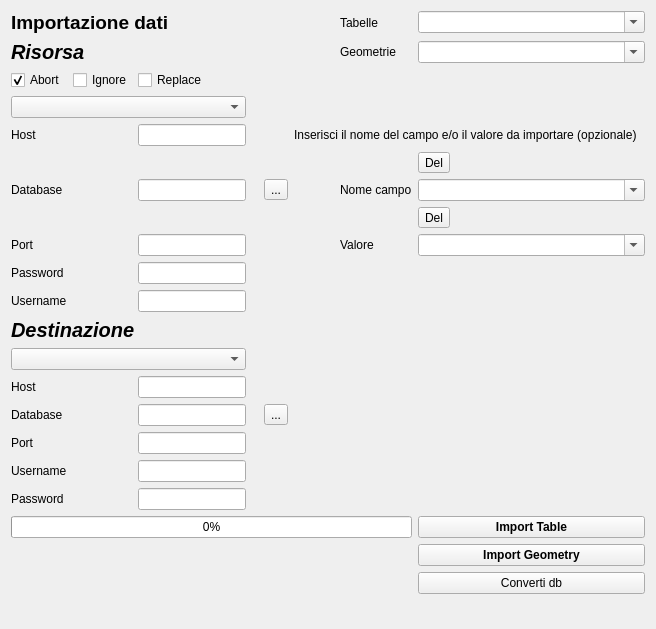
     <widget class="QWidget" name="tab_3">
      <attribute name="title">
       <string>Tool di importazione</string>
      </attribute>
      <layout class="QGridLayout" name="gridLayout_17">
       <item row="0" column="0" rowspan="2" colspan="2">
        <layout class="QGridLayout" name="gridLayout_6">
         <item row="19" column="0">
          <widget class="QLabel" name="label_28">
           <property name="text">
            <string>Username</string>
           </property>
          </widget>
         </item>
         <item row="4" column="0">
          <widget class="QLabel" name="label_17">
           <property name="text">
            <string>Host</string>
           </property>
          </widget>
         </item>
         <item row="15" column="0" colspan="3">
          <widget class="QComboBox" name="comboBox_server_wt">
           <property name="minimumSize">
            <size>
             <width>20</width>
             <height>0</height>
            </size>
           </property>
           <item>
            <property name="text">
             <string/>
            </property>
           </item>
           <item>
            <property name="text">
             <string>sqlite</string>
            </property>
           </item>
           <item>
            <property name="text">
             <string>postgres</string>
            </property>
           </item>
          </widget>
         </item>
         <item row="2" column="0">
          <widget class="QCheckBox" name="checkBox_abort">
           <property name="text">
            <string>Abort</string>
           </property>
           <property name="checked">
            <bool>true</bool>
           </property>
           <property name="autoRepeat">
            <bool>true</bool>
           </property>
           <property name="autoExclusive">
            <bool>true</bool>
           </property>
          </widget>
         </item>
         <item row="0" column="7">
          <widget class="QLabel" name="label_21">
           <property name="text">
            <string>Tabelle</string>
           </property>
          </widget>
         </item>
         <item row="23" column="8">
          <widget class="QPushButton" name="pushButton_convert_db">
           <property name="enabled">
            <bool>true</bool>
           </property>
           <property name="text">
            <string>Converti db</string>
           </property>
          </widget>
         </item>
         <item row="12" column="2">
          <widget class="QLineEdit" name="lineEdit_username_rd">
           <property name="text">
            <string/>
           </property>
          </widget>
         </item>
         <item row="17" column="2">
          <widget class="QLineEdit" name="lineEdit_database_wt">
           <property name="text">
            <string/>
           </property>
           <property name="placeholderText">
            <string/>
           </property>
          </widget>
         </item>
         <item row="6" column="8">
          <widget class="QComboBox" name="mFeature_field_rd">
           <property name="editable">
            <bool>true</bool>
           </property>
          </widget>
         </item>
         <item row="5" column="8">
          <widget class="QToolButton" name="toolButton">
           <property name="text">
            <string>Del</string>
           </property>
          </widget>
         </item>
         <item row="6" column="0">
          <widget class="QLabel" name="label_20">
           <property name="text">
            <string>Database</string>
           </property>
          </widget>
         </item>
         <item row="0" column="0" colspan="3">
          <widget class="QLabel" name="label_59">
           <property name="font">
            <font>
             <pointsize>14</pointsize>
             <weight>75</weight>
             <bold>true</bold>
            </font>
           </property>
           <property name="text">
            <string>Importazione dati</string>
           </property>
          </widget>
         </item>
         <item row="16" column="2">
          <widget class="QLineEdit" name="lineEdit_host_wt"/>
         </item>
         <item row="24" column="2">
          <spacer name="verticalSpacer">
           <property name="orientation">
            <enum>Qt::Vertical</enum>
           </property>
           <property name="sizeHint" stdset="0">
            <size>
             <width>20</width>
             <height>24</height>
            </size>
           </property>
          </spacer>
         </item>
         <item row="21" column="8">
          <widget class="QPushButton" name="pushButton_import">
           <property name="font">
            <font>
             <pointsize>9</pointsize>
             <weight>75</weight>
             <bold>true</bold>
            </font>
           </property>
           <property name="text">
            <string>Import Table</string>
           </property>
           <property name="icon">
            <iconset resource="../../resources/resources.qrc">
             <normaloff>:/icons/insert_table.png</normaloff>:/icons/insert_table.png</iconset>
           </property>
          </widget>
         </item>
         <item row="1" column="0" colspan="3">
          <widget class="QLabel" name="label_60">
           <property name="font">
            <font>
             <pointsize>15</pointsize>
             <weight>75</weight>
             <italic>true</italic>
             <bold>true</bold>
            </font>
           </property>
           <property name="text">
            <string>Risorsa</string>
           </property>
          </widget>
         </item>
         <item row="4" column="2">
          <widget class="QLineEdit" name="lineEdit_host_rd">
           <property name="text">
            <string/>
           </property>
          </widget>
         </item>
         <item row="19" column="2">
          <widget class="QLineEdit" name="lineEdit_username_wt"/>
         </item>
         <item row="8" column="2">
          <widget class="QLineEdit" name="lineEdit_port_rd">
           <property name="text">
            <string/>
           </property>
          </widget>
         </item>
         <item row="14" column="0" colspan="3">
          <widget class="QLabel" name="label_61">
           <property name="font">
            <font>
             <pointsize>15</pointsize>
             <weight>75</weight>
             <italic>true</italic>
             <bold>true</bold>
            </font>
           </property>
           <property name="text">
            <string>Destinazione</string>
           </property>
          </widget>
         </item>
         <item row="8" column="7">
          <widget class="QLabel" name="label_23">
           <property name="text">
            <string>Valore</string>
           </property>
          </widget>
         </item>
         <item row="6" column="5">
          <widget class="QToolButton" name="toolButton_set_dbsqlite1">
           <property name="text">
            <string>...</string>
           </property>
          </widget>
         </item>
         <item row="18" column="0">
          <widget class="QLabel" name="label_57">
           <property name="text">
            <string>Port</string>
           </property>
          </widget>
         </item>
         <item row="11" column="2">
          <widget class="QgsPasswordLineEdit" name="lineEdit_pass_rd">
           <property name="showLockIcon">
            <bool>true</bool>
           </property>
          </widget>
         </item>
         <item row="6" column="7">
          <widget class="QLabel" name="label_62">
           <property name="text">
            <string>Nome campo</string>
           </property>
          </widget>
         </item>
         <item row="2" column="1">
          <widget class="QCheckBox" name="checkBox_ignore">
           <property name="enabled">
            <bool>true</bool>
           </property>
           <property name="text">
            <string>Ignore</string>
           </property>
           <property name="checked">
            <bool>false</bool>
           </property>
           <property name="autoRepeat">
            <bool>true</bool>
           </property>
           <property name="autoExclusive">
            <bool>true</bool>
           </property>
           <property name="tristate">
            <bool>false</bool>
           </property>
          </widget>
         </item>
         <item row="17" column="5">
          <widget class="QToolButton" name="toolButton_set_dbsqlite2">
           <property name="text">
            <string>...</string>
           </property>
          </widget>
         </item>
         <item row="6" column="6">
          <spacer name="horizontalSpacer_2">
           <property name="orientation">
            <enum>Qt::Horizontal</enum>
           </property>
           <property name="sizeHint" stdset="0">
            <size>
             <width>40</width>
             <height>20</height>
            </size>
           </property>
          </spacer>
         </item>
         <item row="22" column="8">
          <widget class="QPushButton" name="pushButton_import_geometry">
           <property name="enabled">
            <bool>true</bool>
           </property>
           <property name="font">
            <font>
             <pointsize>9</pointsize>
             <weight>75</weight>
             <bold>true</bold>
            </font>
           </property>
           <property name="text">
            <string>Import Geometry</string>
           </property>
           <property name="icon">
            <iconset resource="../../resources/resources.qrc">
             <normaloff>:/icons/insert_geometry.png</normaloff>:/icons/insert_geometry.png</iconset>
           </property>
          </widget>
         </item>
         <item row="1" column="8">
          <widget class="QComboBox" name="comboBox_geometry_read">
           <property name="enabled">
            <bool>true</bool>
           </property>
           <property name="editable">
            <bool>true</bool>
           </property>
           <item>
            <property name="text">
             <string/>
            </property>
           </item>
           <item>
            <property name="text">
             <string>PYSITO_POLYGON</string>
            </property>
            <property name="icon">
             <iconset resource="../../resources/resources.qrc">
              <normaloff>:/icons/iconSite.png</normaloff>:/icons/iconSite.png</iconset>
            </property>
           </item>
           <item>
            <property name="text">
             <string>PYSITO_POINT</string>
            </property>
            <property name="icon">
             <iconset resource="../../resources/resources.qrc">
              <normaloff>:/icons/iconSite.png</normaloff>:/icons/iconSite.png</iconset>
            </property>
           </item>
           <item>
            <property name="text">
             <string>PYUS</string>
            </property>
            <property name="icon">
             <iconset resource="../../resources/resources.qrc">
              <normaloff>:/icons/IconPAI.png</normaloff>:/icons/IconPAI.png</iconset>
            </property>
           </item>
           <item>
            <property name="text">
             <string>PYUSM</string>
            </property>
            <property name="icon">
             <iconset resource="../../resources/resources.qrc">
              <normaloff>:/icons/IconPAI.png</normaloff>:/icons/IconPAI.png</iconset>
            </property>
           </item>
           <item>
            <property name="text">
             <string>PYQUOTE</string>
            </property>
            <property name="icon">
             <iconset resource="../../resources/resources.qrc">
              <normaloff>:/icons/IconPAI.png</normaloff>:/icons/IconPAI.png</iconset>
            </property>
           </item>
           <item>
            <property name="text">
             <string>PYQUOTEUSM</string>
            </property>
            <property name="icon">
             <iconset resource="../../resources/resources.qrc">
              <normaloff>:/icons/IconPAI.png</normaloff>:/icons/IconPAI.png</iconset>
            </property>
           </item>
           <item>
            <property name="text">
             <string>PYUS_NEGATIVE</string>
            </property>
            <property name="icon">
             <iconset resource="../../resources/resources.qrc">
              <normaloff>:/icons/IconPAI.png</normaloff>:/icons/IconPAI.png</iconset>
            </property>
           </item>
           <item>
            <property name="text">
             <string>PYSTRUTTURE</string>
            </property>
            <property name="icon">
             <iconset resource="../../resources/resources.qrc">
              <normaloff>:/icons/iconStrutt.png</normaloff>:/icons/iconStrutt.png</iconset>
            </property>
           </item>
           <item>
            <property name="text">
             <string>PYREPERTI</string>
            </property>
            <property name="icon">
             <iconset resource="../../resources/resources.qrc">
              <normaloff>:/icons/finds.png</normaloff>:/icons/finds.png</iconset>
            </property>
           </item>
           <item>
            <property name="text">
             <string>PYINDIVIDUI</string>
            </property>
            <property name="icon">
             <iconset resource="../../resources/resources.qrc">
              <normaloff>:/icons/iconIND.png</normaloff>:/icons/iconIND.png</iconset>
            </property>
           </item>
           <item>
            <property name="text">
             <string>PYCAMPIONI</string>
            </property>
            <property name="icon">
             <iconset resource="../../resources/resources.qrc">
              <normaloff>:/icons/champion.png</normaloff>:/icons/champion.png</iconset>
            </property>
           </item>
           <item>
            <property name="text">
             <string>PYTOMBA</string>
            </property>
            <property name="icon">
             <iconset resource="../../resources/resources.qrc">
              <normaloff>:/icons/iconGrave.png</normaloff>:/icons/iconGrave.png</iconset>
            </property>
           </item>
           <item>
            <property name="text">
             <string>PYSEZIONI</string>
            </property>
            <property name="icon">
             <iconset resource="../../resources/resources.qrc">
              <normaloff>:/icons/iconUT.png</normaloff>:/icons/iconUT.png</iconset>
            </property>
           </item>
           <item>
            <property name="text">
             <string>PYDOCUMENTAZIONE</string>
            </property>
            <property name="icon">
             <iconset resource="../../resources/resources.qrc">
              <normaloff>:/icons/sheet.png</normaloff>:/icons/sheet.png</iconset>
            </property>
           </item>
           <item>
            <property name="text">
             <string>PYLINEERIFERIMENTO</string>
            </property>
            <property name="icon">
             <iconset resource="../../resources/resources.qrc">
              <normaloff>:/icons/tracking-icon.png</normaloff>:/icons/tracking-icon.png</iconset>
            </property>
           </item>
           <item>
            <property name="text">
             <string>PYRIPARTIZIONI_SPAZIALI</string>
            </property>
            <property name="icon">
             <iconset resource="../../resources/resources.qrc">
              <normaloff>:/icons/tracking-icon.png</normaloff>:/icons/tracking-icon.png</iconset>
            </property>
           </item>
          </widget>
         </item>
         <item row="12" column="0">
          <widget class="QLabel" name="label_18">
           <property name="text">
            <string>Username</string>
           </property>
          </widget>
         </item>
         <item row="21" column="0" colspan="8">
          <widget class="QProgressBar" name="progress_bar">
           <property name="value">
            <number>0</number>
           </property>
          </widget>
         </item>
         <item row="8" column="0">
          <widget class="QLabel" name="label_25">
           <property name="text">
            <string>Port</string>
           </property>
          </widget>
         </item>
         <item row="18" column="2">
          <widget class="QLineEdit" name="lineEdit_port_wt"/>
         </item>
         <item row="20" column="0">
          <widget class="QLabel" name="label_29">
           <property name="text">
            <string>Password</string>
           </property>
          </widget>
         </item>
         <item row="6" column="2">
          <widget class="QLineEdit" name="lineEdit_database_rd">
           <property name="text">
            <string/>
           </property>
           <property name="placeholderText">
            <string/>
           </property>
          </widget>
         </item>
         <item row="16" column="0">
          <widget class="QLabel" name="label_27">
           <property name="text">
            <string>Host</string>
           </property>
          </widget>
         </item>
         <item row="0" column="8">
          <widget class="QComboBox" name="comboBox_mapper_read">
           <property name="editable">
            <bool>true</bool>
           </property>
           <item>
            <property name="text">
             <string/>
            </property>
           </item>
           <item>
            <property name="text">
             <string>SITE</string>
            </property>
            <property name="icon">
             <iconset resource="../../resources/resources.qrc">
              <normaloff>:/icons/iconSite.png</normaloff>:/icons/iconSite.png</iconset>
            </property>
           </item>
           <item>
            <property name="text">
             <string>US</string>
            </property>
            <property name="icon">
             <iconset resource="../../resources/resources.qrc">
              <normaloff>:/icons/iconsus.png</normaloff>:/icons/iconsus.png</iconset>
            </property>
           </item>
           <item>
            <property name="text">
             <string>PERIODIZZAZIONE</string>
            </property>
            <property name="icon">
             <iconset resource="../../resources/resources.qrc">
              <normaloff>:/icons/iconPER.png</normaloff>:/icons/iconPER.png</iconset>
            </property>
           </item>
           <item>
            <property name="text">
             <string>INVENTARIO_MATERIALI</string>
            </property>
            <property name="icon">
             <iconset resource="../../resources/resources.qrc">
              <normaloff>:/icons/finds.png</normaloff>:/icons/finds.png</iconset>
            </property>
           </item>
           <item>
            <property name="text">
             <string>STRUTTURA</string>
            </property>
            <property name="icon">
             <iconset resource="../../resources/resources.qrc">
              <normaloff>:/icons/iconStrutt.png</normaloff>:/icons/iconStrutt.png</iconset>
            </property>
           </item>
           <item>
            <property name="text">
             <string>TOMBA</string>
            </property>
            <property name="icon">
             <iconset resource="../../resources/resources.qrc">
              <normaloff>:/icons/iconGrave.png</normaloff>:/icons/iconGrave.png</iconset>
            </property>
           </item>
           <item>
            <property name="text">
             <string>PYARCHINIT_THESAURUS_SIGLE</string>
            </property>
            <property name="icon">
             <iconset resource="../../resources/resources.qrc">
              <normaloff>:/icons/thesaurusicon.png</normaloff>:/icons/thesaurusicon.png</iconset>
            </property>
           </item>
           <item>
            <property name="text">
             <string>SCHEDAIND</string>
            </property>
            <property name="icon">
             <iconset resource="../../resources/resources.qrc">
              <normaloff>:/icons/iconIND.png</normaloff>:/icons/iconIND.png</iconset>
            </property>
           </item>
           <item>
            <property name="text">
             <string>DETSESSO</string>
            </property>
            <property name="icon">
             <iconset resource="../../resources/resources.qrc">
              <normaloff>:/icons/iconSex.png</normaloff>:/icons/iconSex.png</iconset>
            </property>
           </item>
           <item>
            <property name="text">
             <string>DETETA</string>
            </property>
            <property name="icon">
             <iconset resource="../../resources/resources.qrc">
              <normaloff>:/icons/iconEta.png</normaloff>:/icons/iconEta.png</iconset>
            </property>
           </item>
           <item>
            <property name="text">
             <string>ARCHEOZOOLOGY</string>
            </property>
            <property name="icon">
             <iconset resource="../../resources/resources.qrc">
              <normaloff>:/icons/iconZoo.png</normaloff>:/icons/iconZoo.png</iconset>
            </property>
           </item>
           <item>
            <property name="text">
             <string>CAMPIONI</string>
            </property>
            <property name="icon">
             <iconset resource="../../resources/resources.qrc">
              <normaloff>:/icons/champion.png</normaloff>:/icons/champion.png</iconset>
            </property>
           </item>
           <item>
            <property name="text">
             <string>DOCUMENTAZIONE</string>
            </property>
            <property name="icon">
             <iconset resource="../../resources/resources.qrc">
              <normaloff>:/icons/sheet.png</normaloff>:/icons/sheet.png</iconset>
            </property>
           </item>
           <item>
            <property name="text">
             <string>MEDIA</string>
            </property>
            <property name="icon">
             <iconset resource="../../resources/resources.qrc">
              <normaloff>:/icons/photo.png</normaloff>:/icons/photo.png</iconset>
            </property>
           </item>
           <item>
            <property name="text">
             <string>MEDIA_THUMB</string>
            </property>
            <property name="icon">
             <iconset resource="../../resources/resources.qrc">
              <normaloff>:/icons/photo.png</normaloff>:/icons/photo.png</iconset>
            </property>
           </item>
           <item>
            <property name="text">
             <string>MEDIATOENTITY</string>
            </property>
            <property name="icon">
             <iconset resource="../../resources/resources.qrc">
              <normaloff>:/icons/add_tag.png</normaloff>:/icons/add_tag.png</iconset>
            </property>
           </item>
           <item>
            <property name="text">
             <string>UT</string>
            </property>
            <property name="icon">
             <iconset resource="../../resources/resources.qrc">
              <normaloff>:/icons/iconUT.png</normaloff>:/icons/iconUT.png</iconset>
            </property>
           </item>
           <item>
            <property name="text">
             <string>ALL</string>
            </property>
            <property name="icon">
             <iconset resource="../../resources/resources.qrc">
              <normaloff>:/icons/newrec.png</normaloff>:/icons/newrec.png</iconset>
            </property>
           </item>
          </widget>
         </item>
         <item row="1" column="7">
          <widget class="QLabel" name="label_41">
           <property name="enabled">
            <bool>true</bool>
           </property>
           <property name="text">
            <string>Geometrie</string>
           </property>
          </widget>
         </item>
         <item row="8" column="8">
          <widget class="QComboBox" name="mFeature_value_rd">
           <property name="editable">
            <bool>true</bool>
           </property>
           <property name="currentIndex">
            <number>-1</number>
           </property>
           <property name="maxVisibleItems">
            <number>10</number>
           </property>
           <property name="insertPolicy">
            <enum>QComboBox::InsertAlphabetically</enum>
           </property>
           <property name="modelColumn">
            <number>0</number>
           </property>
          </widget>
         </item>
         <item row="3" column="0" colspan="3">
          <widget class="QComboBox" name="comboBox_server_rd">
           <item>
            <property name="text">
             <string/>
            </property>
           </item>
           <item>
            <property name="text">
             <string>sqlite</string>
            </property>
           </item>
           <item>
            <property name="text">
             <string>postgres</string>
            </property>
           </item>
          </widget>
         </item>
         <item row="4" column="6" colspan="3">
          <widget class="QLabel" name="label_42">
           <property name="text">
            <string>Inserisci il nome del campo e/o il valore da importare (opzionale)</string>
           </property>
          </widget>
         </item>
         <item row="17" column="0">
          <widget class="QLabel" name="label_24">
           <property name="text">
            <string>Database</string>
           </property>
          </widget>
         </item>
         <item row="2" column="2">
          <widget class="QCheckBox" name="checkBox_replace">
           <property name="text">
            <string>Replace</string>
           </property>
           <property name="checked">
            <bool>false</bool>
           </property>
           <property name="autoRepeat">
            <bool>true</bool>
           </property>
           <property name="autoExclusive">
            <bool>true</bool>
           </property>
           <property name="tristate">
            <bool>false</bool>
           </property>
          </widget>
         </item>
         <item row="11" column="0">
          <widget class="QLabel" name="label_19">
           <property name="text">
            <string>Password</string>
           </property>
          </widget>
         </item>
         <item row="20" column="2">
          <widget class="QgsPasswordLineEdit" name="lineEdit_pass_wt">
           <property name="showLockIcon">
            <bool>true</bool>
           </property>
          </widget>
         </item>
         <item row="7" column="8">
          <widget class="QToolButton" name="toolButton_2">
           <property name="text">
            <string>Del</string>
           </property>
          </widget>
         </item>
        </layout>
       </item>
      </layout>
     </widget>
